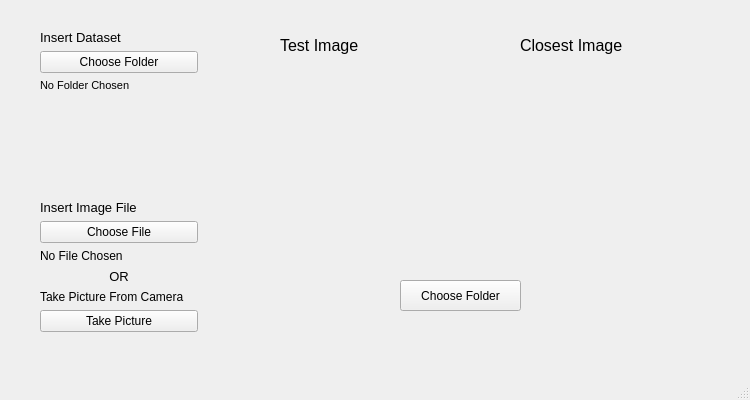
<?xml version="1.0" encoding="UTF-8"?>
<ui version="4.0">
 <class>MainWindow</class>
 <widget class="QMainWindow" name="MainWindow">
  <property name="geometry">
   <rect>
    <x>0</x>
    <y>0</y>
    <width>750</width>
    <height>400</height>
   </rect>
  </property>
  <property name="windowTitle">
   <string>MainWindow</string>
  </property>
  <widget class="QWidget" name="centralwidget">
   <widget class="QLabel" name="ClosestImageLabel">
    <property name="geometry">
     <rect>
      <x>520</x>
      <y>30</y>
      <width>141</width>
      <height>31</height>
     </rect>
    </property>
    <property name="font">
     <font>
      <pointsize>12</pointsize>
     </font>
    </property>
    <property name="text">
     <string>Closest Image</string>
    </property>
   </widget>
   <widget class="QLabel" name="TestImage">
    <property name="geometry">
     <rect>
      <x>280</x>
      <y>120</y>
      <width>150</width>
      <height>150</height>
     </rect>
    </property>
    <property name="text">
     <string>&lt;html&gt;&lt;head/&gt;&lt;body&gt;&lt;p&gt;&lt;img src=&quot;:/Image/dataset/Aaron Paul22_265.jpg&quot;/&gt;&lt;/p&gt;&lt;/body&gt;&lt;/html&gt;</string>
    </property>
   </widget>
   <widget class="QLabel" name="ClosestImage">
    <property name="geometry">
     <rect>
      <x>520</x>
      <y>120</y>
      <width>150</width>
      <height>150</height>
     </rect>
    </property>
    <property name="text">
     <string>&lt;html&gt;&lt;head/&gt;&lt;body&gt;&lt;p&gt;&lt;img src=&quot;:/Image/dataset/Aaron Paul22_265.jpg&quot;/&gt;&lt;/p&gt;&lt;/body&gt;&lt;/html&gt;</string>
    </property>
   </widget>
   <widget class="QWidget" name="verticalLayoutWidget">
    <property name="geometry">
     <rect>
      <x>40</x>
      <y>30</y>
      <width>158</width>
      <height>302</height>
     </rect>
    </property>
    <layout class="QVBoxLayout" name="verticalLayout_2">
     <item>
      <widget class="QLabel" name="InsertDataset">
       <property name="font">
        <font>
         <pointsize>10</pointsize>
        </font>
       </property>
       <property name="text">
        <string>Insert Dataset</string>
       </property>
      </widget>
     </item>
     <item>
      <widget class="QPushButton" name="ChooseFolder">
       <property name="text">
        <string>Choose Folder</string>
       </property>
      </widget>
     </item>
     <item>
      <widget class="QLabel" name="FolderChosen">
       <property name="font">
        <font>
         <pointsize>8</pointsize>
        </font>
       </property>
       <property name="text">
        <string>No Folder Chosen</string>
       </property>
      </widget>
     </item>
     <item>
      <spacer name="verticalSpacer">
       <property name="orientation">
        <enum>Qt::Vertical</enum>
       </property>
       <property name="sizeHint" stdset="0">
        <size>
         <width>20</width>
         <height>40</height>
        </size>
       </property>
      </spacer>
     </item>
     <item>
      <layout class="QVBoxLayout" name="verticalLayout_3">
       <item>
        <widget class="QLabel" name="InsertImageFile">
         <property name="font">
          <font>
           <pointsize>10</pointsize>
          </font>
         </property>
         <property name="text">
          <string>Insert Image File</string>
         </property>
        </widget>
       </item>
       <item>
        <widget class="QPushButton" name="ChooseFile">
         <property name="text">
          <string>Choose File</string>
         </property>
        </widget>
       </item>
       <item>
        <widget class="QLabel" name="FileChosen">
         <property name="text">
          <string>No File Chosen</string>
         </property>
        </widget>
       </item>
       <item>
        <widget class="QLabel" name="label">
         <property name="font">
          <font>
           <pointsize>10</pointsize>
          </font>
         </property>
         <property name="text">
          <string>OR</string>
         </property>
         <property name="alignment">
          <set>Qt::AlignCenter</set>
         </property>
        </widget>
       </item>
       <item>
        <widget class="QLabel" name="label_2">
         <property name="text">
          <string>Take Picture From Camera</string>
         </property>
        </widget>
       </item>
       <item>
        <widget class="QPushButton" name="TakePicture">
         <property name="text">
          <string>Take Picture</string>
         </property>
        </widget>
       </item>
      </layout>
     </item>
    </layout>
   </widget>
   <widget class="QLabel" name="TestImageLabel">
    <property name="geometry">
     <rect>
      <x>280</x>
      <y>30</y>
      <width>111</width>
      <height>31</height>
     </rect>
    </property>
    <property name="font">
     <font>
      <pointsize>12</pointsize>
     </font>
    </property>
    <property name="text">
     <string>Test Image</string>
    </property>
   </widget>
   <widget class="QToolButton" name="toolButton">
    <property name="geometry">
     <rect>
      <x>400</x>
      <y>280</y>
      <width>121</width>
      <height>31</height>
     </rect>
    </property>
    <property name="text">
     <string>Choose Folder</string>
    </property>
   </widget>
  </widget>
  <widget class="QMenuBar" name="menubar">
   <property name="geometry">
    <rect>
     <x>0</x>
     <y>0</y>
     <width>750</width>
     <height>26</height>
    </rect>
   </property>
  </widget>
  <widget class="QStatusBar" name="statusbar"/>
 </widget>
 <resources/>
 <connections/>
</ui>
